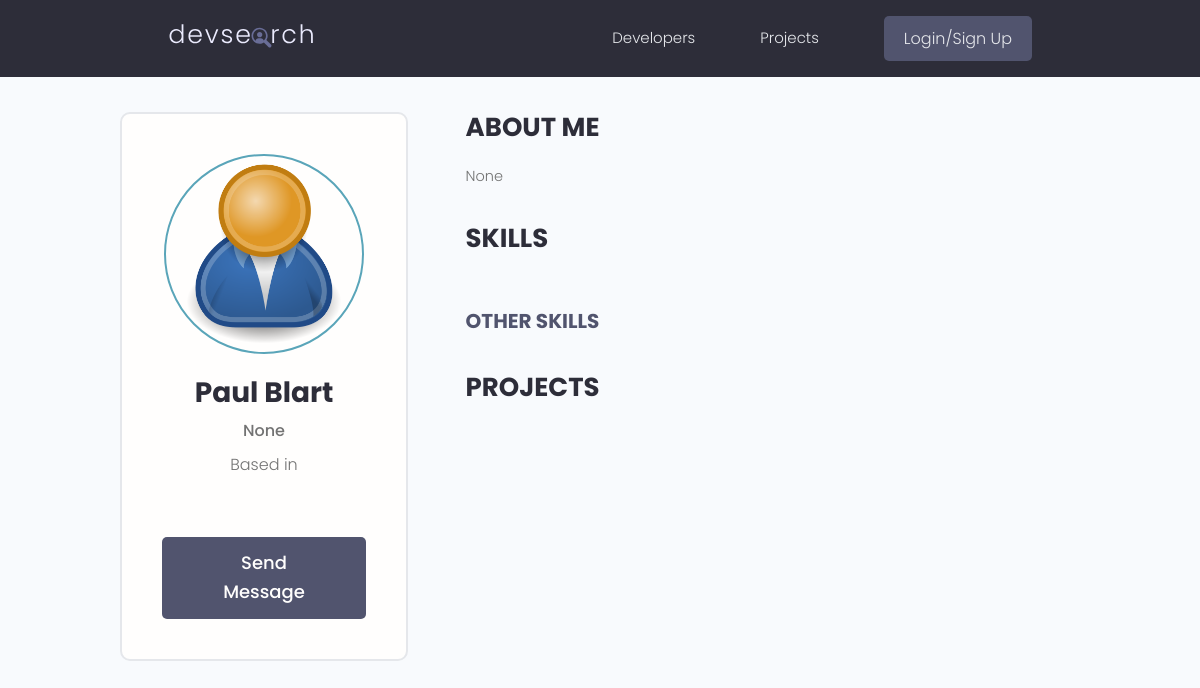
Page /developer/550b29a3-2969-4731-bd1e-4c09b32b5c2e on the earlier database version.
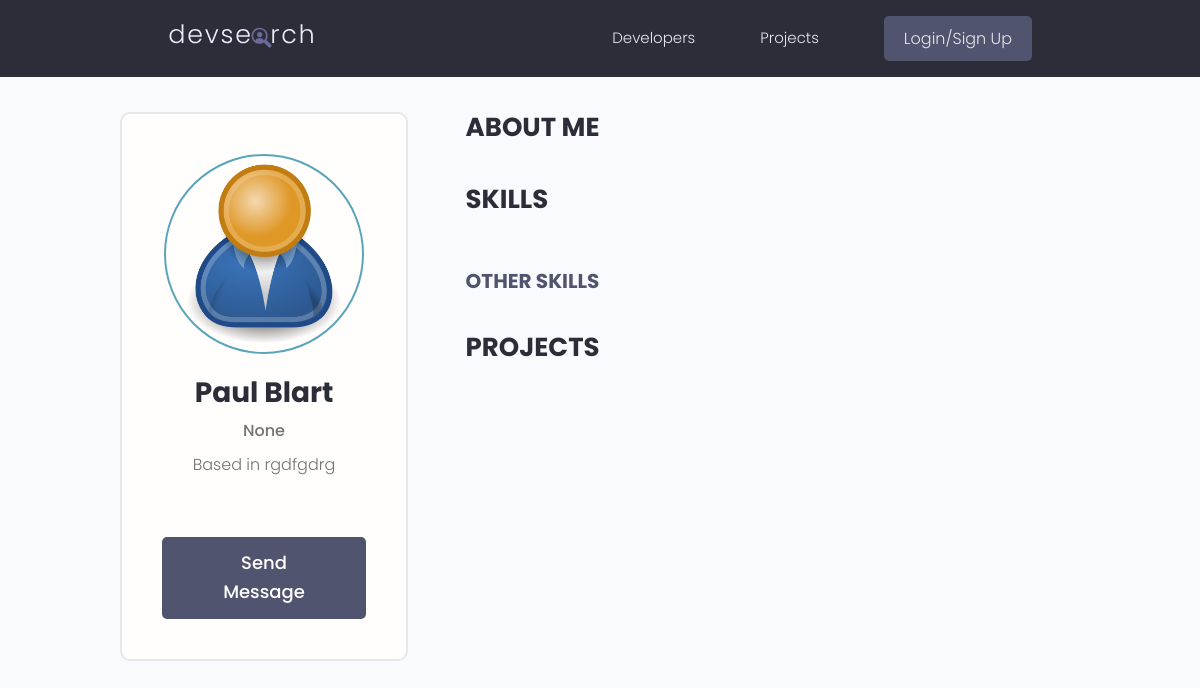
Same page on the later database version.
### users/models.py (models this page shows, shortened)
class Profile(models.Model):
    user = models.OneToOneField(User, on_delete=models.CASCADE, null=True, blank=True )
    first_name = models.CharField(max_length=100)
    last_name = models.CharField(max_length=100)
    username = models.CharField(max_length=80, null=True, blank=True)
    email = models.EmailField(max_length=80, null=True, blank=True)
    city = models.CharField(max_length=100)
    country = models.CharField(max_length=100)
    short_intro = models.CharField(max_length=200, blank=True, null=True)
    bio = models.TextField(blank=True, null=True)
    profile_image = models.ImageField(null=True, blank=True, upload_to='profile-pics/', default="profile-pics/user-default.png")
    social_github = models.CharField(max_length=200, blank=True, null=True)
    social_twitter = models.CharField(max_length=200, blank=True, null=True)
    social_linkedin = models.CharField(max_length=200, blank=True, null=True)
    social_youtube = models.CharField(max_length=200, blank=True, null=True)
    social_website = models.CharField(max_length=200, blank=True, null=True)
    created_date = models.DateTimeField(auto_now_add=True)
    id = models.UUIDField(default=uuid.uuid4, unique=True, primary_key=True, editable=False)
    @property
    def image_url(self):
        try:
            url = self.profile_image.url
        except:
            url = "/static/images/profile-pics/user-default.png"
        return url
    class Meta:
        ordering = ['created_date']

### users/views.py (the view)
# urls.py: path('developer/<str:pk>', views.developer, name='profile'),
def developer(request, pk):
    profile = Profile.objects.get(id=pk)
    topSkill = profile.skill_set.exclude(description="")
    otherSkill = profile.skill_set.filter(description="")
    context = {'profile': profile, 'topSkill': topSkill, 'otherSkill': otherSkill}
    return render(request, 'users/user-profile.html', context)

### users/templates/users/user-profile.html (shortened to what this page needs)
{%extends 'main.html'%}
{%block content%}
<main class="profile my-md">
    <div class="container">
      <div class="layout">
        <div class="column column--1of3">
          <div class="card text-center">
            <div class="card__body dev">
              <img class="avatar avatar--xl" src="{{profile.image_url}}" />
              <h2 class="dev__name">{{profile.first_name}} {{profile.last_name}}</h2>
              <p class="dev__title">{{profile.short_intro}}</p>
              <p class="dev__location">Based in {{profile.city}}</p>
              {% if request.user.profile.id != profile.id %}
              <a href="{% url 'send-message' profile.id %}" class="btn btn--sub btn--lg">Send Message </a>
              {% endif %}
            </div>
          </div>
        </div>
        <div class="column column--2of3">
          <div class="devInfo">
            <h3 class="devInfo__title">About Me</h3>
            <p class="devInfo__about">
              {{profile.bio}}
            </p>
          </div>
          <div class="devInfo">
            <h3 class="devInfo__title">Skills</h3>
            <div class="devInfo__skills">
              <h3 class="devInfo__subtitle">Other Skills</h3>
            </div>
          </div>
          <div class="devInfo">
            <h3 class="devInfo__title">Projects</h3>
          </div>
        </div>
      </div>
    </div>
  </main>
{%endblock content%}

Differences in the rows shown:
changed Profile "Paul": city (not shown) → "rgdfgdrg"; bio "None" → (not shown)
